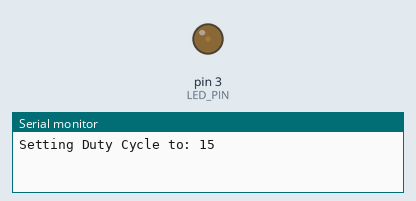
Bench run of a sketch on a simulated Arduino Uno, built with avr-gcc and run on an emulated ATmega328P. Shown: output pins drawn as LEDs (lit = HIGH), the last lines printed to the serial monitor.

Above: at 0.1 s.
At 18.1 s:
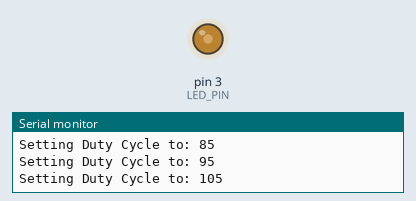
At 28.1 s:
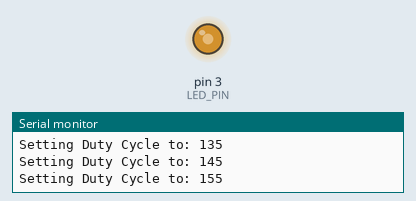
At 38.1 s:
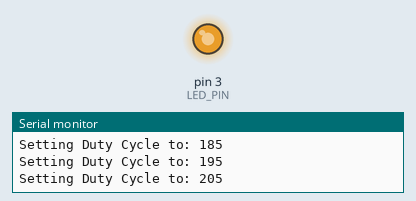
Timing chart, 0 to 39.6 s (numbered marks = the images above):
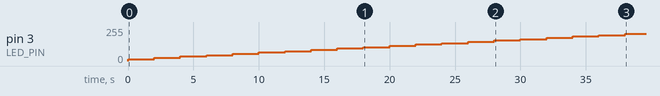

The sketch:

program1.ino
```cpp
#define LED_PIN 3
#define DUTY_CYCLE_START 5

int newDutyCycle = DUTY_CYCLE_START;

void setup() {
  // put your setup code here, to run once:
  Serial.begin(9600);

  pinMode(LED_PIN, OUTPUT);

}

void loop() {
  // put your main code here, to run repeatedly:
  newDutyCycle += 10;

  if (newDutyCycle > 255) {
    newDutyCycle = DUTY_CYCLE_START;
  }

  Serial.print("Setting Duty Cycle to: ");
  Serial.println(newDutyCycle);

  analogWrite(LED_PIN, newDutyCycle);

  delay(2000);

}
```

Measured:
- by itself, pin 3 (LED_PIN): moves from 0/255 to 205/255 over 38.0 s
